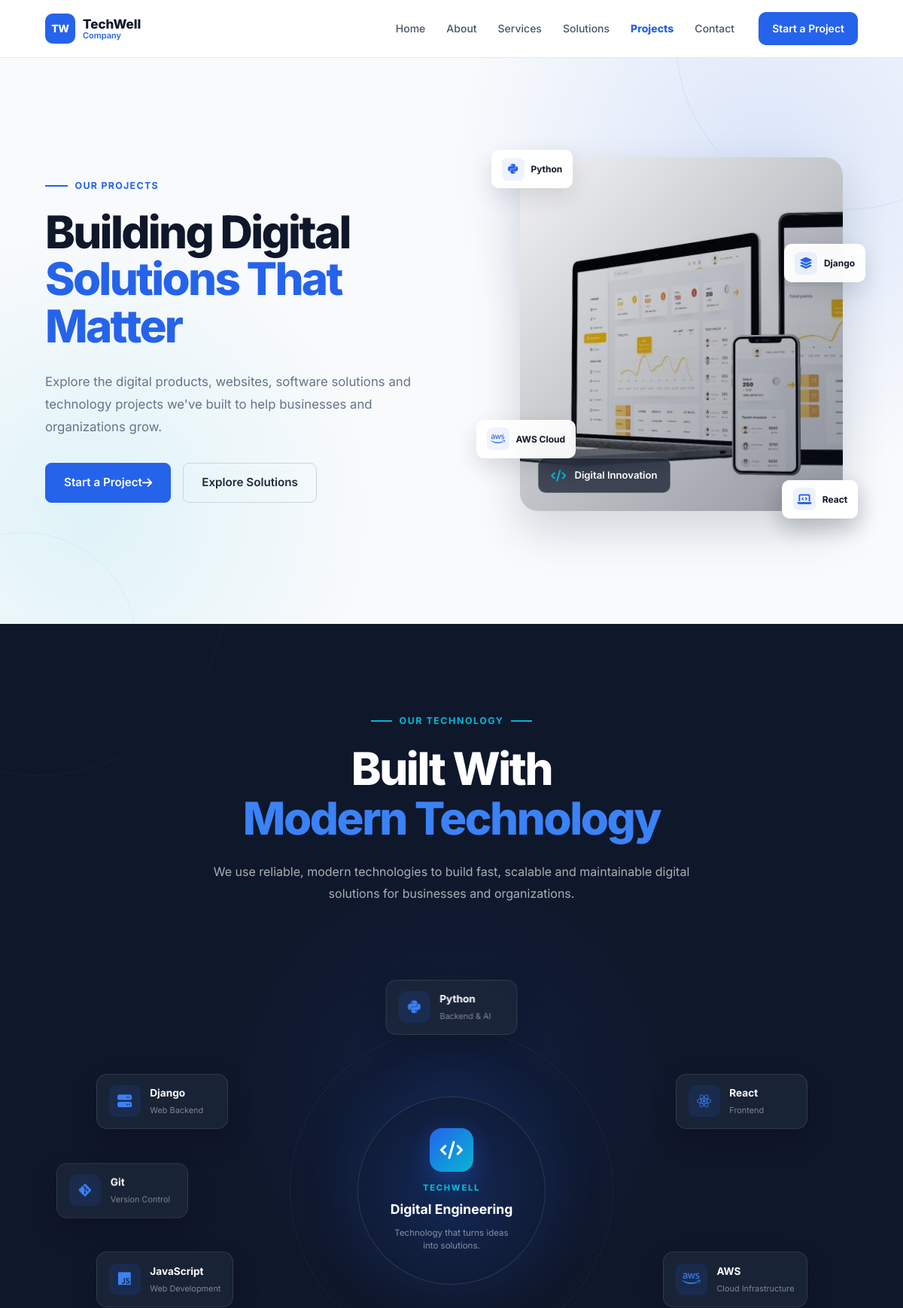
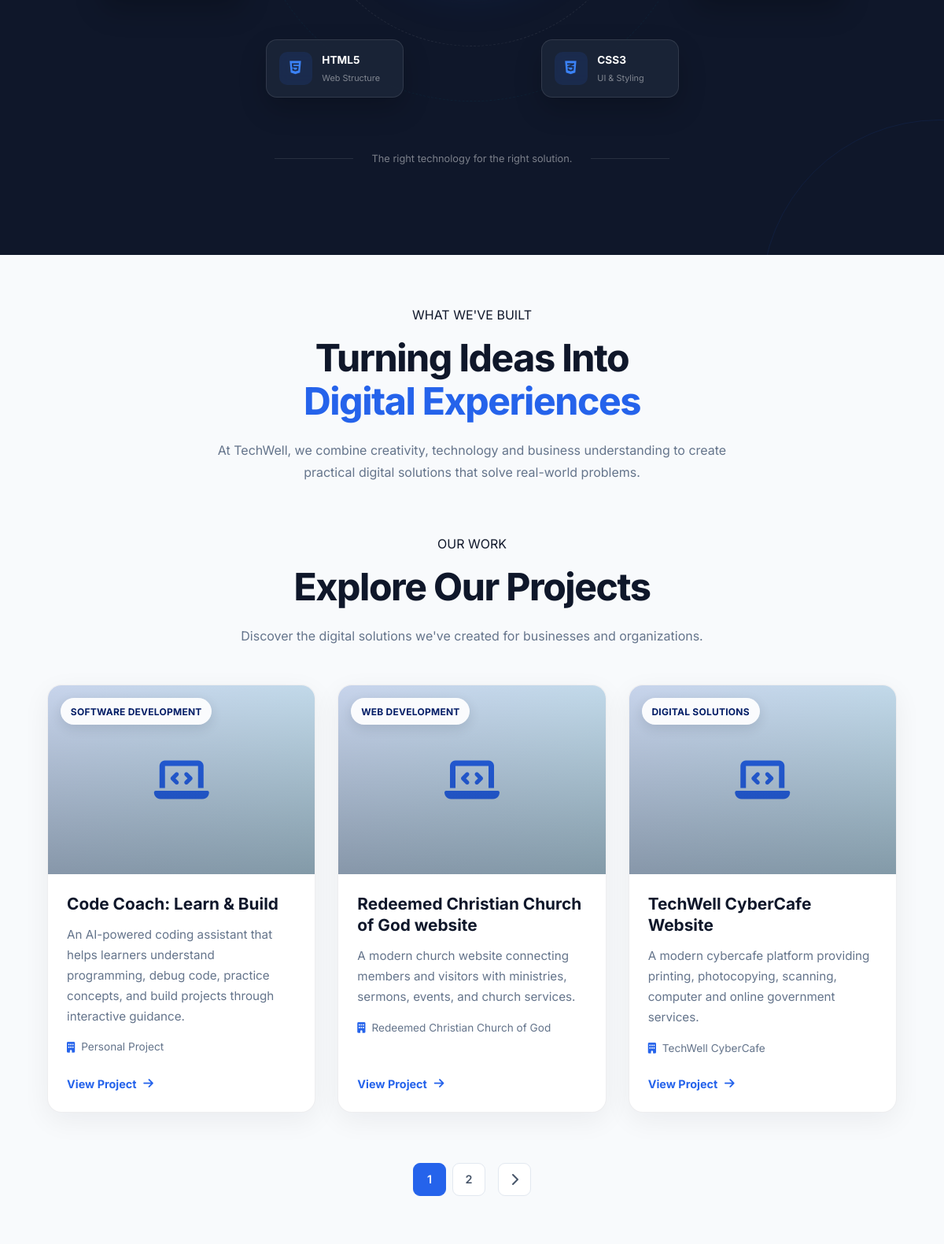
The app's page /projects/projects/ (upper part) with its own data (2 pictures, top to bottom).
### projects/models.py (models this page shows, shortened)
class Project(models.Model):
    CATEGORY_CHOICES = [
        ("web", "Web Development"),
        ("software", "Software Development"),
        ("mobile", "Mobile Development"),
        ("cloud", "Cloud Solutions"),
        ("digital", "Digital Solutions"),
        ("other", "Other"),
    ]
    title = models.CharField(max_length=150)
    slug = models.SlugField(
        unique=True,
        blank=True
    )
    category = models.CharField(
        max_length=50,
        choices=CATEGORY_CHOICES
    )
    short_description = models.CharField(
        max_length=250
    )
    description = models.TextField()
    image = models.ImageField(
        upload_to="projects/",
        blank=True,
        null=True
    )
    technologies = models.CharField(
        max_length=300,
        blank=True,
        help_text="Example: Django, Python, JavaScript, React"
    )
    client = models.CharField(
        max_length=150,
        blank=True
    )
    project_url = models.URLField(
        blank=True
    )
    featured = models.BooleanField(
        default=False
    )
    is_active = models.BooleanField(
        default=True
    )
    order = models.PositiveIntegerField(
        default=0
    )
    created_at = models.DateTimeField(
        auto_now_add=True
    )
    updated_at = models.DateTimeField(
        auto_now=True
    )
    class Meta:
        ordering = ["order", "-created_at"]
        verbose_name = "Project"
        verbose_name_plural = "Projects"

### projects/views.py (the view)
# urls.py: path("projects/", include("projects.urls")),
def projects(request):
    project_list = Project.objects.filter(
        is_active=True
    ).order_by("-created_at")
    paginator = Paginator(project_list, 3)
    page_number = request.GET.get("page")
    projects_page = paginator.get_page(page_number)
    context = {
        "projects": projects_page,
    }
    return render(request, "projects/projects.html", context)

### templates/projects/projects.html (shortened to what this page needs)
{% extends "base.html" %}
{% load static %}
{% block content %}
<section class="projects-hero">
    <div class="container">
        <div class="projects-hero-grid">
            <div class="projects-hero-content">
                <span class="section-label">
                    OUR PROJECTS
                </span>
                <h1>
                    Building Digital
                    <span>Solutions That Matter</span>
                </h1>
                <p>
                    Explore the digital products, websites, software
                    solutions and technology projects we've built to
                    help businesses and organizations grow.
                </p>
                <div class="buttons">
                    <a
                        href="{% url 'booking' %}"
                        class="btn btn-primary"
                    >
                        Start a Project
                        <i class="fa-solid fa-arrow-right"></i>
                    </a>
                    <a
                        href="{% url 'solutions' %}"
                        class="btn btn-outline"
                    >
                        Explore Solutions
                    </a>
                </div>
            </div>
            <div class="projects-hero-visual">
                <div class="projects-hero-image">
                    <img
                        src="{% static 'images/project-hero.jpeg' %}"
                        alt="TechWell digital technology project"
                    >
                    <div class="projects-hero-image-overlay"></div>
                    <div class="hero-tech-badge">
                        <i class="fa-solid fa-code"></i>
                        <span>
                            Digital Innovation
                        </span>
                    </div>
                </div>
                <div class="floating-tech-card tech-python">
                    <span class="tech-icon">
                        <i class="fa-brands fa-python"></i>
                    </span>
                    <span>
                        Python
                    </span>
                </div>
                <div class="floating-tech-card tech-django">
                    <span class="tech-icon">
                        <i class="fa-solid fa-layer-group"></i>
                    </span>
                    <span>
                        Django
                    </span>
                </div>
                <div class="floating-tech-card tech-cloud">
                    <span class="tech-icon">
                        <i class="fa-brands fa-aws"></i>
                    </span>
                    <span>
                        AWS Cloud
                    </span>
                </div>
                <div class="floating-tech-card tech-code">
                    <span class="tech-icon">
                    </span>
                    <span>
                    </span>
                </div>
                <div class="floating-tech-card tech-code">
                    <span class="tech-icon">
                        <i class="fa-solid fa-laptop-code"></i>
                    </span>
                    <span>
                        React
                    </span>
                </div>
            </div>
        </div>
    </div>
</section>
<section class="tech-stack-section">
    <div class="container">
        <div class="tech-stack-header">
            <span class="section-label">
                OUR TECHNOLOGY
            </span>
            <h2>
                Built With
                <span>Modern Technology</span>
            </h2>
            <p>
                We use reliable, modern technologies to build fast,
                scalable and maintainable digital solutions for
                businesses and organizations.
            </p>
        </div>
        <div class="tech-stack-showcase">
            <div class="tech-orbit orbit-one"></div>
            <div class="tech-orbit orbit-two"></div>
            <div class="tech-stack-center">
                <div class="tech-center-icon">
                    <i class="fa-solid fa-code"></i>
                </div>
                <span>
                    TECHWELL
                </span>
                <strong>
                    Digital Engineering
                </strong>
                <small>
                    Technology that turns ideas into solutions.
                </small>
            </div>
            <div class="tech-stack-card stack-python">
                <div class="stack-icon">
                    <i class="fa-brands fa-python"></i>
                </div>
                <div>
                    <strong>Python</strong>
                    <span>Backend & AI</span>
                </div>
            </div>
            <div class="tech-stack-card stack-django">
                <div class="stack-icon">
                    <i class="fa-solid fa-server"></i>
                </div>
                <div>
                    <strong>Django</strong>
                    <span>Web Backend</span>
                </div>
            </div>
            <div class="tech-stack-card stack-react">
                <div class="stack-icon">
                    <i class="fa-brands fa-react"></i>
                </div>
                <div>
                    <strong>React</strong>
                    <span>Frontend</span>
                </div>
            </div>
            <div class="tech-stack-card stack-javascript">
                <div class="stack-icon">
                    <i class="fa-brands fa-js"></i>
                </div>
                <div>
                    <strong>JavaScript</strong>
                    <span>Web Development</span>
                </div>
            </div>
            <div class="tech-stack-card stack-aws">
                <div class="stack-icon">
                    <i class="fa-brands fa-aws"></i>
                </div>
                <div>
                    <strong>AWS</strong>
                    <span>Cloud Infrastructure</span>
                </div>
            </div>
            <div class="tech-stack-card stack-html">
                <div class="stack-icon">
                    <i class="fa-brands fa-html5"></i>
                </div>
                <div>
                    <strong>HTML5</strong>
                    <span>Web Structure</span>
                </div>
            </div>
            <div class="tech-stack-card stack-css">
                <div class="stack-icon">
                    <i class="fa-brands fa-css3-alt"></i>
                </div>
                <div>
                    <strong>CSS3</strong>
                    <span>UI & Styling</span>
                </div>
            </div>
            <div class="tech-stack-card stack-git">
                <div class="stack-icon">
                    <i class="fa-brands fa-git-alt"></i>
                </div>
                <div>
                    <strong>Git</strong>
                    <span>Version Control</span>
                </div>
            </div>
        </div>
        <div class="tech-stack-footer">
            <div class="tech-stack-footer-line"></div>
            <p>
                The right technology for the right solution.
            </p>
            <div class="tech-stack-footer-line"></div>
        </div>
    </div>
</section>
<section class="projects-intro section">
    <div class="container">
        <div class="section-heading">
            <span class="section-label">
                WHAT WE'VE BUILT
            </span>
            <h2>
                Turning Ideas Into
                <span>Digital Experiences</span>
            </h2>
            <p>
                At TechWell, we combine creativity, technology and
                business understanding to create practical digital
                solutions that solve real-world problems.
            </p>
        </div>
    </div>
</section>
<section
    class="all-projects section"
    id="projects"
>
    <div class="container">
        <div class="section-heading">
            <span class="section-label">
                OUR WORK
            </span>
            <h2>
                Explore Our Projects
            </h2>
            <p>
                Discover the digital solutions we've created
                for businesses and organizations.
            </p>
        </div>
        {% if projects %}
        <div class="projects-grid">
            {% for project in projects %}
            <article class="project-card">
                <div class="project-image">
                    {% if project.image %}
                    <img
                        src="{{ project.image.url }}"
                        alt="{{ project.title }}"
                        loading="lazy"
                    >
                    {% else %}
                    <div class="project-image-placeholder">
                        <i class="fa-solid fa-laptop-code"></i>
                    </div>
                    {% endif %}
                    <span class="project-category">
                        {{ project.get_category_display }}
                    </span>
                </div>
                <div class="project-content">
                    <h3>
                        {{ project.title }}
                    </h3>
                    <p>
                        {{ project.short_description }}
                    </p>
                    {% if project.client %}
                    <div class="project-meta">
                        <i class="fa-solid fa-building"></i>
                        <span>
                            {{ project.client }}
                        </span>
                    </div>
                    {% endif %}
                    <a
                        href="{% url 'detail' project.slug %}"
                        class="project-link"
                    >
                        View Project
                        <i class="fa-solid fa-arrow-right"></i>
                    </a>
                </div>
            </article>
            {% endfor %}
        </div>
        {% if projects.has_other_pages %}
        <nav
            class="projects-pagination"
            aria-label="Projects pagination"
        >
            <div class="pagination-numbers">
                {% for page_num in projects.paginator.page_range %}
                    {% if page_num == projects.number %}
                    <span class="pagination-number active">
                        {{ page_num }}
                    </span>
                    {% else %}
                    <a
                        href="?page={{ page_num }}#projects"
                        class="pagination-number"
                    >
                        {{ page_num }}
                    </a>
                    {% endif %}
                {% endfor %}
            </div>
            {% if projects.has_next %}
            <a
                href="?page={{ projects.next_page_number }}#projects"
                class="pagination-arrow"
                aria-label="Next page"
            >
                <i class="fa-solid fa-chevron-right"></i>
            </a>
            {% endif %}
        </nav>
        {% endif %}
        {% endif %}
    </div>
</section>
{% endblock %}

### records on screen
Project: category "SOFTWARE DEVELOPMENT", title "Code Coach: Learn & Build", short_description "An AI-powered coding assistant that helps learners understand programming, debug code, practice concepts, and build projects through interactive guidance.", client "Personal Project"
Project: category "WEB DEVELOPMENT", title "Redeemed Christian Church of God website", short_description "A modern church website connecting members and visitors with ministries, sermons, events, and church services.", client "Redeemed Christian Church of God"
Project: category "DIGITAL SOLUTIONS", title "TechWell CyberCafe Website", short_description "A modern cybercafe platform providing printing, photocopying, scanning, computer and online government services.", client "TechWell CyberCafe"

### other values on screen
{{ page_num }} "1"
{{ page_num }} "2"
